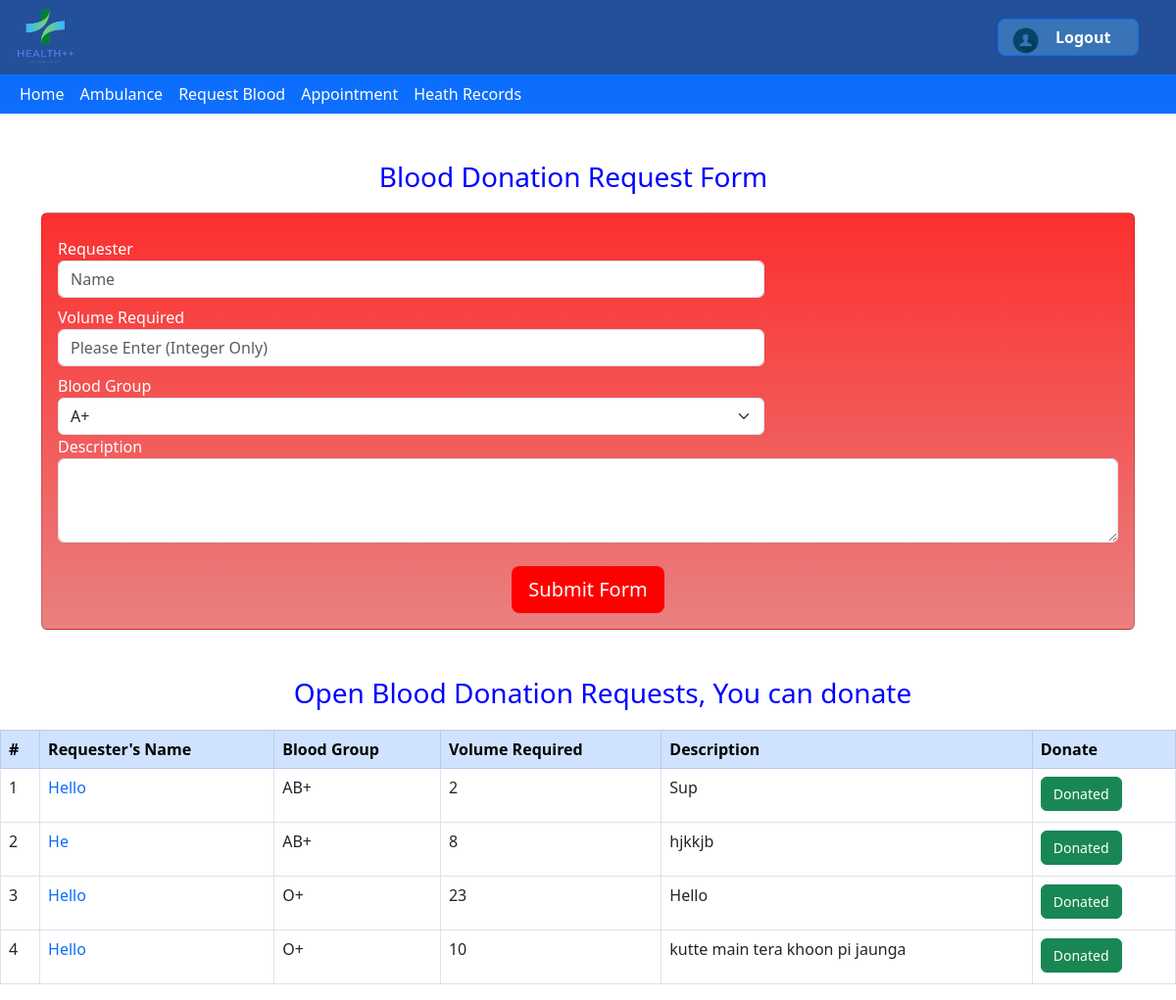
The page /blood_donate/ (signed in) on the database as committed earlier.
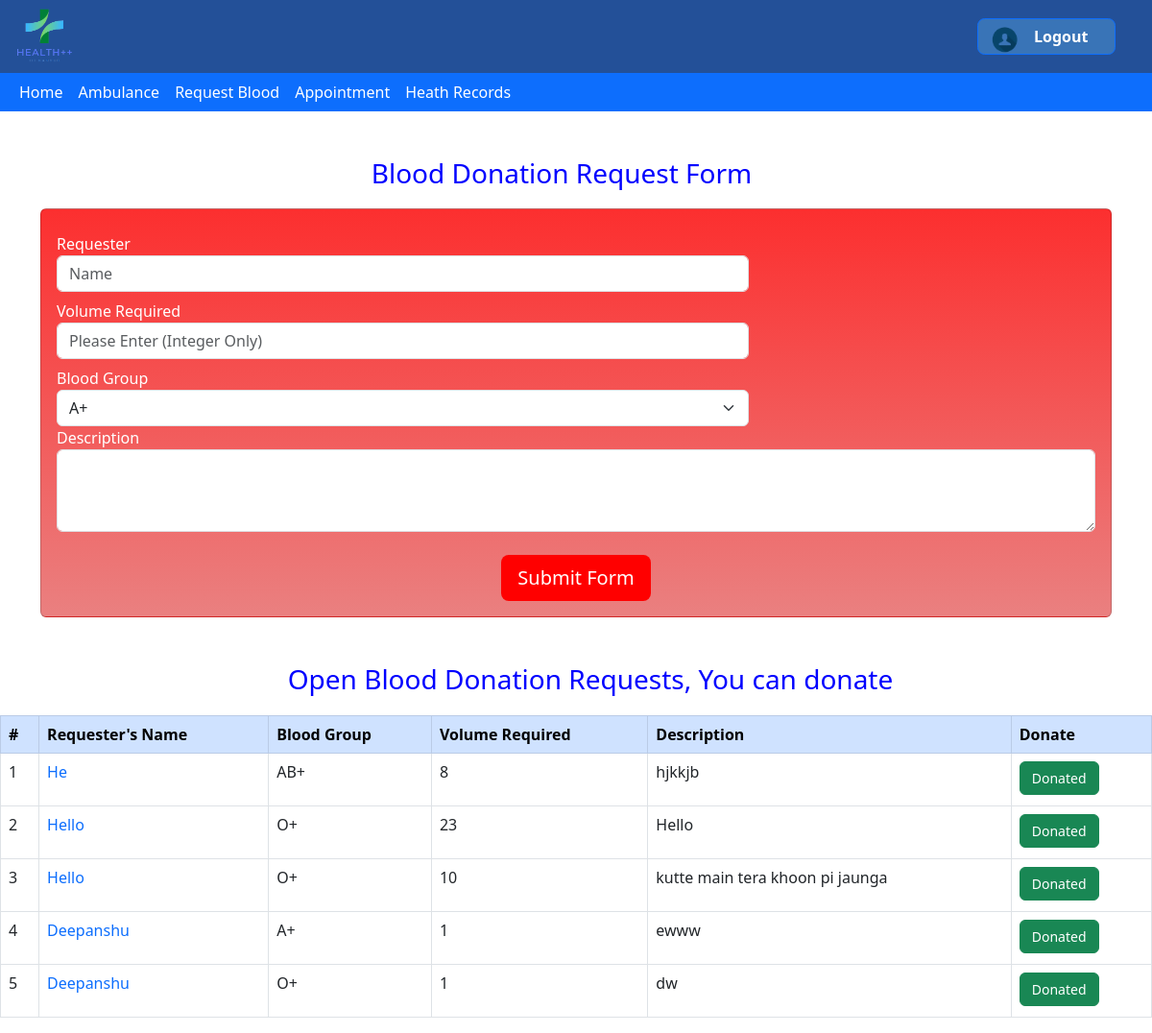
The same page on the database as committed later.
### blood_donate/models.py (models this page shows, shortened)
class requester(models.Model):
    name = models.CharField(max_length=60)
    volume = models.IntegerField()
    blood_group = models.CharField(max_length=3)
    description = models.CharField(max_length=150)
    user = models.ForeignKey(Account, null = True,on_delete=models.CASCADE)
    status = models.BooleanField()

### blood_donate/views.py (the view)
# urls.py: path("",views.index,name="index"),
@login_required
def index(request):
    bg=Account.objects.get(user=request.user).BloodG
    if bg =='A+':
        return render(request,"blood_donate/Home.html",{"rows":requester.objects.filter(status=True,blood_group=bg )|requester.objects.filter(status=True,blood_group='AB+' ),"flag":0})
    elif bg =='O+':
        return render(request,"blood_donate/Home.html",{"rows":requester.objects.filter(status=True,blood_group=bg )|requester.objects.filter(status=True,blood_group='AB+' )|requester.objects.filter(status=True,blood_group='B+')|requester.objects.filter(status=True,blood_group='A+'),"flag":0})
    elif bg =='B+':
        return render(request,"blood_donate/Home.html",{"rows":requester.objects.filter(status=True,blood_group=bg )|requester.objects.filter(status=True,blood_group='AB+' ),"flag":0})
    elif bg =='AB+':
        return render(request,"blood_donate/Home.html",{"rows":requester.objects.filter(status=True,blood_group=bg ),"flag":0})
    elif bg =='A-':
        return render(request,"blood_donate/Home.html",{"rows":requester.objects.filter(status=True,blood_group=bg )|requester.objects.filter(status=True,blood_group='AB+' )|requester.objects.filter(status=True,blood_group='AB-' )|requester.objects.filter(status=True,blood_group='A+'),"flag":0})
    elif bg =='O-':
        return render(request,"blood_donate/Home.html",{"rows":requester.objects.filter(status=True),"flag":0})
    elif bg =='B-':
        return render(request,"blood_donate/Home.html",{"rows":requester.objects.filter(status=True,blood_group=bg )|requester.objects.filter(status=True,blood_group='AB+' )|requester.objects.filter(status=True,blood_group='AB-' )|requester.objects.filter(status=True,blood_group='B+'),"flag":0})
    else:
        return render(request,"blood_donate/Home.html",{"rows":requester.objects.filter(status=True,blood_group=bg)|requester.objects.filter(status=True,blood_group='AB+' ),"flag":0})

### blood_donate/templates/blood_donate/Home.html (shortened to what this page needs)
{% extends 'health/base.html' %}
{% load static%}
{%block content%}
<!DOCTYPE html>
<html>
    <head>
        <link href="https://cdn.jsdelivr.net/npm/bootstrap@5.3.0-alpha1/dist/css/bootstrap.min.css" rel="stylesheet">
    </head>
    <body>
        <div>
            <div class="container-sm mx-6 mt-5">
                <h3 style='color: blue; margin-bottom: 20px; text-align: center; margin-right: 30px;'>
                    Blood Donation Request Form
                </h3>
                <form action="{% url 'submitblood' %}" method="post" class="card p-3  ml-5 mr-5" style='font-weight:400;background: linear-gradient(rgb(252, 47, 47), rgb(234, 128, 128));'>
                    <div class="form-group row">
                        <div class="col-md-12 col-lg-2 ">
                            <label>
                                <div class=" mt-2 text-white">Requester </div>
                            </label>
                        </div>
                    </div>
                    <div class="col-md-12 col-lg-8 " method="post">
                        <input type="text" name="name" class="form-control float-left" placeholder="Name"></input>
                    </div>
                    <div class="form-group row ">
                        <div class="col-md-12 col-lg-2">
                            <label>
                                <div class="mt-2 text-white">Volume Required</div>
                            </label>
                        </div>
                    </div>
                    <div class="col-md-12 col-lg-8 " method="post">
                        <input type="integer" required="True" name="volume" class="form-control float-left" placeholder="Please Enter (Integer Only)"></input>
                    </div>
                    <div class="form-group row ">
                        <div class="col-md-12 col-lg-2 ">
                            <label>
                                <div class=" mt-2 text-white">Blood Group</div>
                            </label>
                        </div>
                    </div>
                    <div class="col-md-12 col-lg-8" method="post">
                        <select name="bloodgrp" class="form-select">
                            <option value="A+">A+</option>
                          </select>
                    </div>
                    <div class="form-group" method="post">
                        <label class="text-white">Description</label>
                        <textarea name="text" class="form-control text-left" rows="3"></textarea>
                    </div>
                    <div class="mt-4 text-center">
                        <button type="button" onclick="submit()" class="btn btn-lg text-white" style='background-color: #ff0000'>
                            Submit Form
                        </button>
                    </div>
                </form>
            </div>
            <div class="mt-5">
                <h3 style='color: blue;margin-bottom:20px; text-align:center;margin-left:30px;'>Open Blood Donation Requests, You can donate</h3>
                <div class="table-responsive">
                    <table class="table table-bordered table-hover">
                        <thead class="table-primary">
                            <tr>
                                <th scope="col">#</th>
                                <th scope="col">Requester's Name </th>
                                <th scope="col">Blood Group </th>
                                <th scope="col">Volume Required</th>
                                <th scope="col">Description</th>
                                <th scope="col">Donate</th>
                            </tr>
                        </thead>
                        <tbody>
                            {% for r in rows %}
                            <tr>
                                <td className="font-weight-bold" >{{ forloop.counter }}</td>
                                <td class="text-primary">{{r.name}}</td>
                                <td >{{r.blood_group}}</td>
                                <td > {{r.volume}}</td>
                                <td ><p>{{r.description}}</p></td>
                                <form method="post" action="{% url 'donate' %}">
                                    <td><button type="submit" onclick="submit()" class="btn btn-success" style="font-size: 14;" name="Reqid" value="{{r.id}}">Donated</button></td>
                                </form>
                            </tr>
                            {% endfor %}
                        </tbody>
                    </table>
                </div>
            </div>
        </div>
    </body>
</html>
{% endblock %}

### health/templates/health/base.html (shortened to what this page needs)
{%load static%}
<head>
    <link href="https://cdn.jsdelivr.net/npm/bootstrap@5.3.0-alpha1/dist/css/bootstrap.min.css" rel="stylesheet">
</head>
{%if user.is_authenticated%}
<body>
    <div>
        <div class="header">
            <a href="{% url 'home'%}">
                <img
                    class="mt-2 mx-3"
                    id="image"
                    src="{% static 'health/images/logo.png'%}"
                    style='width: 60px; height: 60px;'
                    alt="App logo"
                />
            </a>
            <a id="usersign" href="{% url 'logoutUser' %}" class="btn btn-primary">
                <img
                    id="image"
                    src="{% static 'health/images/common/user_logo.png'%}"
                    style='width: 30px; height: 30px;'
                    alt="user icon"
                />
                <div class="text-white">Logout</div>
            </a>
        </div>
    </div>
    <div>
        <nav class="navbar navbar-expand-sm bg-primary" style="padding: 0;">
            <div class="container-fluid">
                <div
                    class="navbar-collapse collapse show"
                    id="navbarSupportedContent"
                >
                    <ul class="navbar-nav me-auto mb-2 mb-lg-0">
                        <li class="nav-item">
                            <a class="nav-link" aria-current="page" href="{% url 'home'%}">
                                Home
                            </a>
                        </li>
                        <li class="nav-item">
                            <a class="nav-link" aria-current="page" href="/ambulance">
                                Ambulance
                            </a>
                        </li>
                        {%if user.account.Role == 'Student' or user.account.Role == 'Receptionist' or user.account.Role == 'Doctor' %}
                        <li class="nav-item">
                            <a class="nav-link" href="/blood_donate">
                                Request Blood
                            </a>
                        </li>
                        {%endif%}
                        {%if user.account.Role == 'Student' or user.account.Role == 'Receptionist' or user.account.Role == 'Doctor'%}
                        <li class="nav-item">
                            <a class="nav-link" href="{% url 'book_appointment'%}">
                                Appointment
                            </a>
                        </li>
                        {% endif %}
                        {% if user.account.Role == 'Student' or user.account.Role == 'Receptionist'%}
                        <li class="nav-item">
                            <a class="nav-link" href="{% url 'health_records'%}">
                                Health Records
                            </a>
                        </li>
                        {% elif user.account.Role == 'Student' or user.account.Role == 'Doctor'%}
                        <li class="nav-item">
                            <a class="nav-link" href="{% url 'home_health_record'%}">
                                Heath Records
                            </a>
                        </li>
                        {% endif%}
                    </ul>
                </div>
            </div>
        </nav>
    </div>
    {% endif %}
</body>
{%block content%}
{%endblock%}

### health/templates/health/base.html (style rules this page uses)
.header { width: 100%; height: 20mm; background-color: #235098; }
#image { float: left; }
#usersign { float: right; background-color:rgb(57, 116, 183); background-repeat: no-repeat; margin-top:5mm; border-radius: 2mm; margin-right: 10mm; font-weight: bold; width: 9em; height: 10mm; }
.navbar .navbar-nav .nav-item .nav-link { color: white; }

Rows that differ between the two databases and show on the page:
no longer on this page (row edited): requester: name "Hello", blood_group "AB+", volume "2", description "Sup"
added requester: name "Deepanshu", blood_group "A+", volume "1", description "ewww", {{ r.id }} 6 (drawn)
added requester: name "Deepanshu", blood_group "O+", volume "1", description "dw", {{ r.id }} 7 (drawn)
